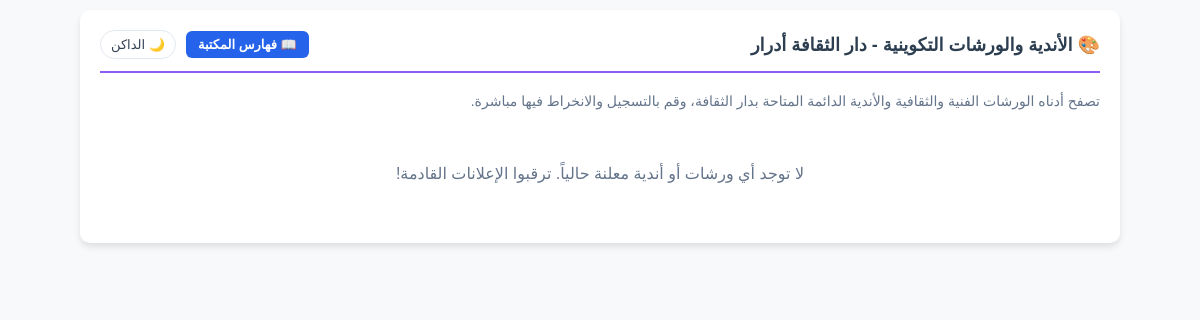
The app's page /workshops, older data.
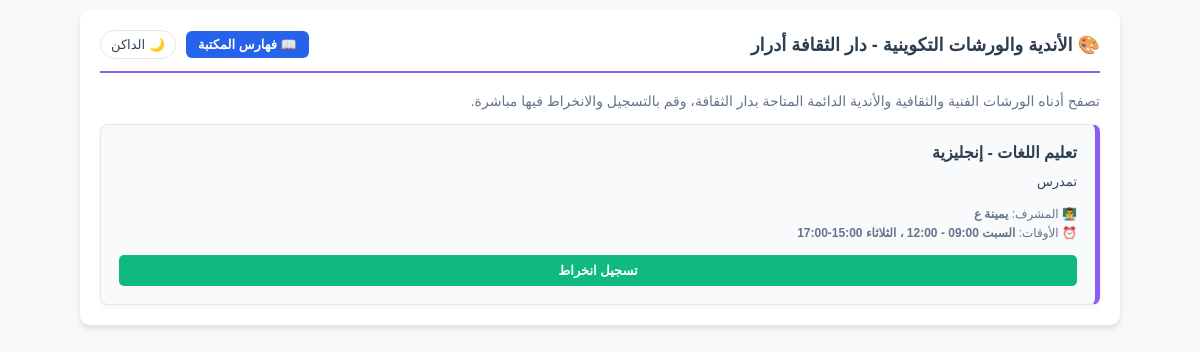
The same page, newer data.
### main.py (models this page shows)
class Workshop(Base):
  __tablename__ = "workshops"
  id = Column(Integer, primary_key=True, index=True)
  title = Column(String, index=True)
  description = Column(String)
  supervisor = Column(String)
  schedule = Column(String)

### main.py (the view)
@app.get("/workshops", response_class=HTMLResponse)
def workshops_page(request: Request, db: Session = Depends(get_db)):
  workshops = db.query(Workshop).all()
  return templates.TemplateResponse(
      request, "workshops.html", {"workshops": workshops}
  )

### templates/workshops.html (shortened to what this page needs)
<!DOCTYPE html>
<html lang="ar" dir="rtl">
<head>
</head>
<body data-theme="light">
    <div class="container">
        <div class="header-section">
            <div class="header-title">
                <h1>🎨 الأندية والورشات التكوينية - دار الثقافة أدرار</h1>
            </div>
            <div class="nav-links">
                <a href="/" class="nav-btn">📖 فهارس المكتبة</a>
                <button class="theme-toggle-btn" id="themeToggleBtn" onclick="toggleTheme()">🌙 الداكن</button>
            </div>
        </div>
        <p style="font-size: 14px; color: #64748b; margin-top: 0;">تصفح أدناه الورشات الفنية والثقافية والأندية الدائمة المتاحة بدار الثقافة، وقم بالتسجيل والانخراط فيها مباشرة.</p>
        <div class="workshops-grid">
            {% if workshops %}
                {% for w in workshops %}
                <div class="workshop-card">
                    <div>
                        <h3 class="workshop-title">{{ w.title }}</h3>
                        <div class="workshop-desc">{{ w.description }}</div>
                        <div class="workshop-info">
                            <span>👨‍🏫 المشرف: <b>{{ w.supervisor }}</b></span>
                            <span>⏰ الأوقات: <b>{{ w.schedule }}</b></span>
                        </div>
                    </div>
                    <button class="register-btn" onclick="openRegModal({{ w.id }}, '{{ w.title.replace("'", "\\'") }}')">تسجيل انخراط</button>
                </div>
                {% endfor %}
            {% else %}
                <div style="grid-column: 1 / -1; text-align: center; padding: 40px; color: #64748b;">
                    لا توجد أي ورشات أو أندية معلنة حالياً. ترقبوا الإعلانات القادمة!
                </div>
            {% endif %}
        </div>
    </div>
</body>
</html>

Row changes from the older to the newer data that the page shows:
added Workshop: title "تعليم اللغات - إنجليزية", description "تمدرس", supervisor "يمينة ع", schedule "السبت 09:00 - 12:00 ، الثلاثاء 15:00-17:00"
Text that changed along with them:
text no longer shown: "لا توجد أي ورشات أو أندية معلنة حالياً. ترقبوا الإعلانات القادمة!"
